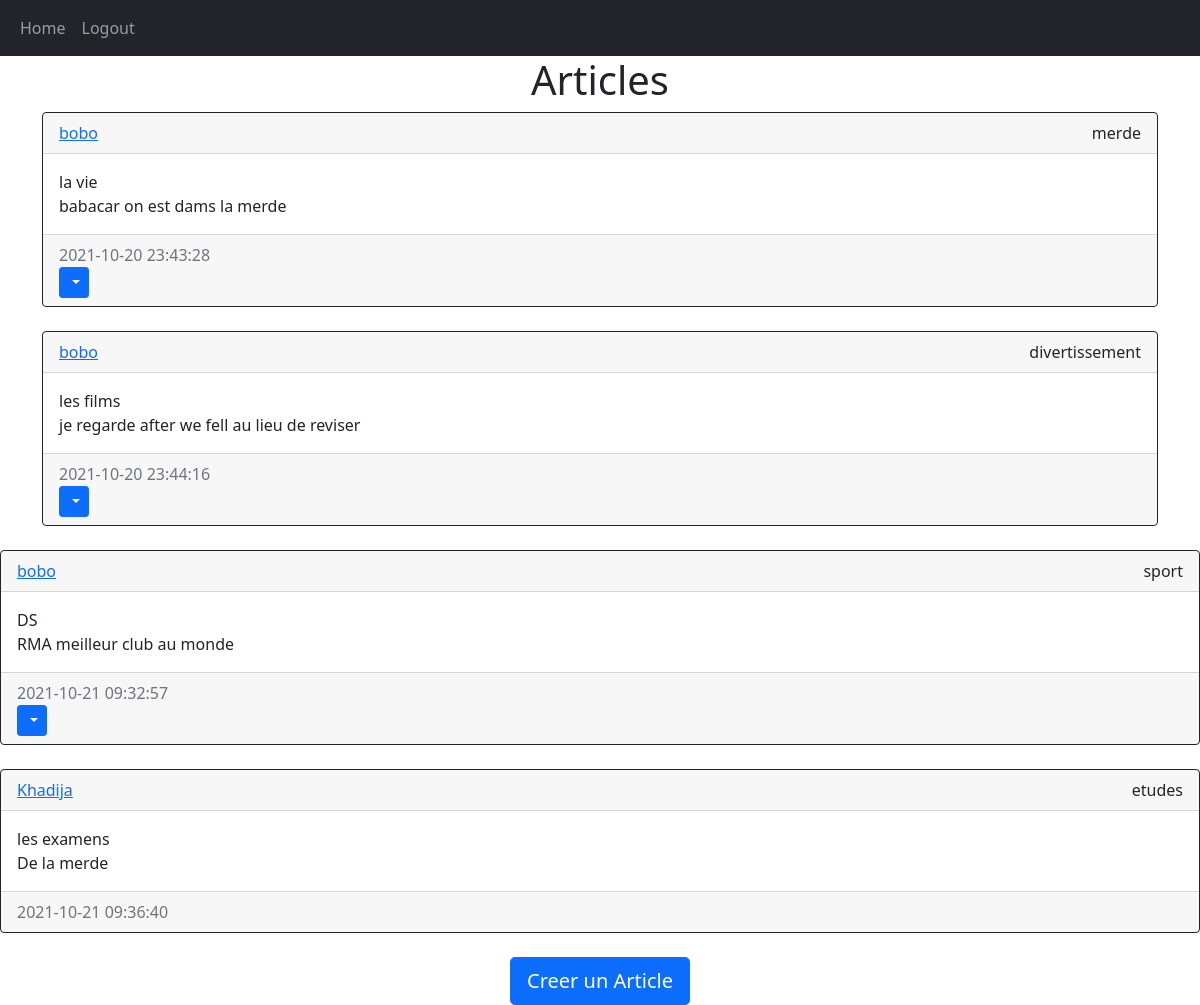
The app's page /home (signed in) with its own data.
### website/models.py (models this page shows)
class Article(db.Model):
    id = db.Column(db.Integer, primary_key=True)
    titre = db.Column(db.Text, nullable=False)
    categorie = db.Column(db.Text, nullable=False)
    text = db.Column(db.Text, nullable=False)
    date_created = db.Column(db.DateTime(timezone=True), default = func.now())
    author = db.Column(db.Integer, db.ForeignKey('user.id', ondelete='CASCADE'), nullable=False)

class User(db.Model, UserMixin):
    id = db.Column(db.Integer, primary_key=True)
    email = db.Column(db.String(150), unique = True)
    username = db.Column(db.String(150), unique = True)
    password = db.Column(db.String(150))
    date_created = db.Column(db.DateTime(timezone=True), default = func.now())
    articles=db.relationship('Article', backref='user', passive_deletes=True)

### website/views.py (the view)
@views.route("/")
@views.route("/home")
@login_required
def home():
    articles = Article.query.all()
    return render_template("home.html", user=current_user, articles=articles)

### website/__init__.py (called while the page is built)
def create_app():
    app = Flask(__name__)
    app.config['SECRET_KEY'] = "helloworld"
    app.config['SQLALCHEMY_DATABASE_URI'] = f'sqlite:///{DB_NAME}'
    db.init_app(app)
    from .views import views
    from .auth import auth
    app.register_blueprint(views, url_prefix="/")
    app.register_blueprint(auth, url_prefix="/")
    from .models import User, Article
    create_database(app)
    login_manager = LoginManager()
    login_manager.login_view = "auth.login"
    login_manager.init_app(app)
    @login_manager.user_loader
    def load_user(id):
        return User.query.get(int(id))
    return app

### website/templates/home.html
{% extends "articles_div.html" %} {% block title %}Home{% endblock %}

### website/templates/articles_div.html (shortened to what this page needs)
{% extends "base.html" %} {% block title %}Home{% endblock %}
{% block content %}
<h1 align="center">{% block header %}Articles{% endblock %}</h1>
<div id="articles">
    {% for article in articles %}
         <div class="card border-dark">
             <div class="card-header d-flex justify-content-between align-items-center">
                 <a href="/articles/{{article.user.username}}">{{article.user.username}}</a>
                 <div class="card-text">{{article.categorie}}</div>
             </div>
             <div class="card-body">
                 <div class="card-text">{{article.titre}}</div>
                 <div class="card-text">{{article.text}}</div>
             </div>
             <div class="card-footer text-muted">
                 <div>{{article.date_created}}</div>
                 {% if user.id == article.author %}
                 <div class="btn-group">
                     <button type="button" class="btn btn-sm btn-primary dropdown-toggle" data-bs-toggle="dropdown">
                     </button>
                 </div>
                 {% endif %}
             </div>
         </div>
        <br />
</div>
    {% endfor %}
    {% block footer %}
    <div align="center">
        <a href="/create-article"><button type="button" class="btn btn-primary btn-lg"> Creer un Article</button></a>
    </div>
    {% endblock %}
{% endblock %}

### records on screen
Article: user.username "bobo", categorie "merde", titre "la vie", text "babacar on est dams la merde", date_created "2021-10-20 23:43:28"
Article: user.username "bobo", categorie "divertissement", titre "les films", text "je regarde after we fell au lieu de reviser", date_created "2021-10-20 23:44:16"
Article: user.username "bobo", categorie "sport", titre "DS", text "RMA meilleur club au monde", date_created "2021-10-21 09:32:57"
Article: user.username "Khadija", categorie "etudes", titre "les examens", text "De la merde", date_created "2021-10-21 09:36:40"
